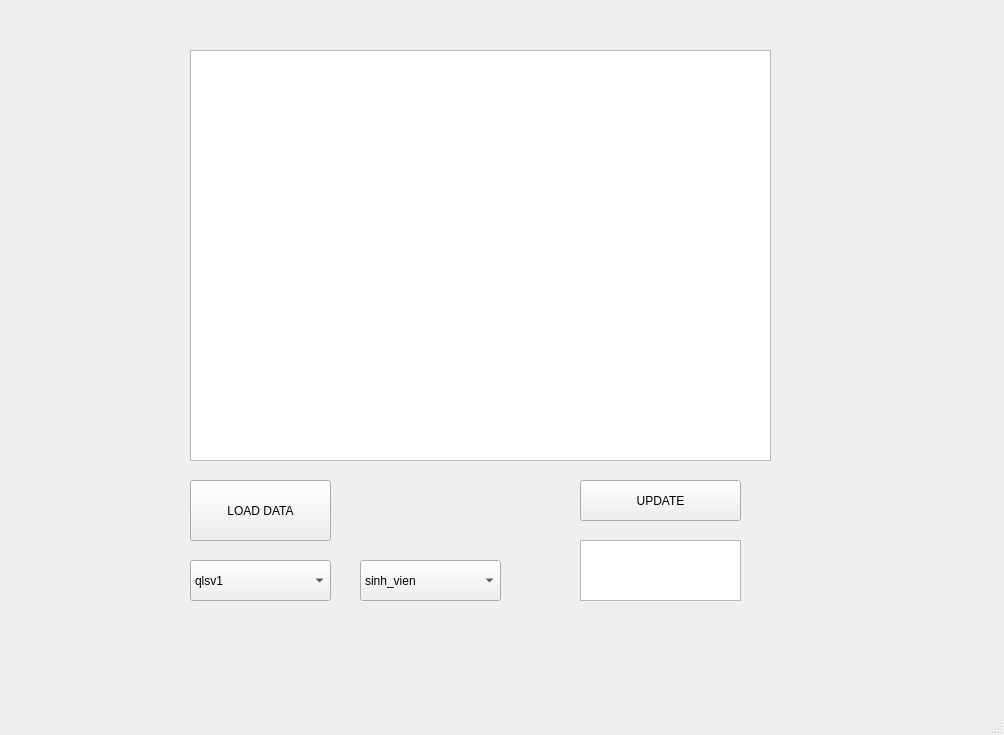
<?xml version="1.0" encoding="UTF-8"?>
<ui version="4.0">
 <class>MainWindow</class>
 <widget class="QMainWindow" name="MainWindow">
  <property name="geometry">
   <rect>
    <x>0</x>
    <y>0</y>
    <width>1004</width>
    <height>735</height>
   </rect>
  </property>
  <property name="windowTitle">
   <string>MainWindow</string>
  </property>
  <widget class="QWidget" name="centralwidget">
   <widget class="QTableWidget" name="tableWidget">
    <property name="geometry">
     <rect>
      <x>190</x>
      <y>50</y>
      <width>581</width>
      <height>411</height>
     </rect>
    </property>
   </widget>
   <widget class="QPushButton" name="Button_load_data">
    <property name="geometry">
     <rect>
      <x>190</x>
      <y>480</y>
      <width>141</width>
      <height>61</height>
     </rect>
    </property>
    <property name="text">
     <string>LOAD DATA</string>
    </property>
   </widget>
   <widget class="QComboBox" name="comboBox_choose_database">
    <property name="geometry">
     <rect>
      <x>190</x>
      <y>560</y>
      <width>141</width>
      <height>41</height>
     </rect>
    </property>
    <item>
     <property name="text">
      <string>qlsv1</string>
     </property>
    </item>
    <item>
     <property name="text">
      <string>qlsv</string>
     </property>
    </item>
   </widget>
   <widget class="QComboBox" name="comboBox_choose_table">
    <property name="geometry">
     <rect>
      <x>360</x>
      <y>560</y>
      <width>141</width>
      <height>41</height>
     </rect>
    </property>
    <item>
     <property name="text">
      <string>sinh_vien</string>
     </property>
    </item>
    <item>
     <property name="text">
      <string>sinh_vien_1</string>
     </property>
    </item>
   </widget>
   <widget class="QPushButton" name="Button_update">
    <property name="geometry">
     <rect>
      <x>580</x>
      <y>480</y>
      <width>161</width>
      <height>41</height>
     </rect>
    </property>
    <property name="text">
     <string>UPDATE</string>
    </property>
   </widget>
   <widget class="QTextEdit" name="textEdit_data">
    <property name="geometry">
     <rect>
      <x>580</x>
      <y>540</y>
      <width>161</width>
      <height>61</height>
     </rect>
    </property>
   </widget>
  </widget>
  <widget class="QMenuBar" name="menubar">
   <property name="geometry">
    <rect>
     <x>0</x>
     <y>0</y>
     <width>1004</width>
     <height>26</height>
    </rect>
   </property>
  </widget>
  <widget class="QStatusBar" name="statusbar"/>
 </widget>
 <resources/>
 <connections/>
</ui>
